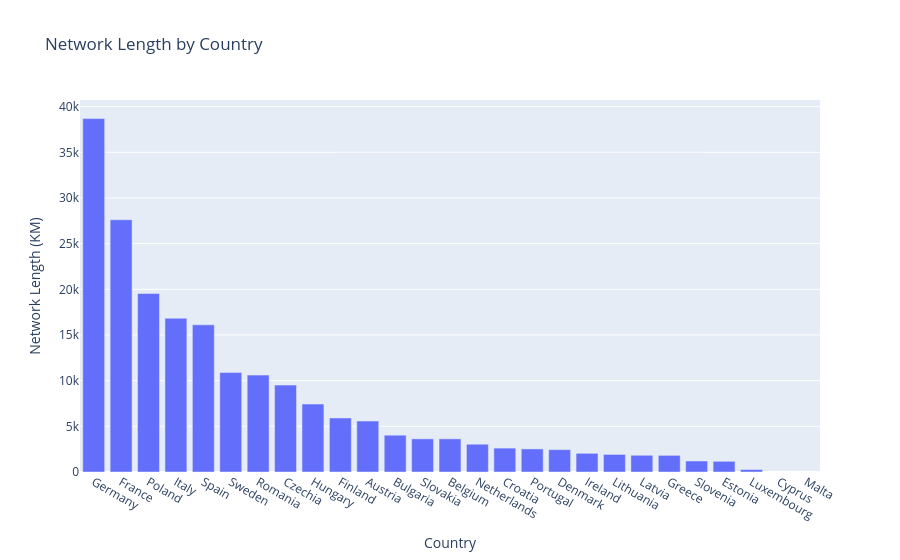

Source (notebook cell):
### Code cell
# bar and map rail length
datamerged = datamerged.sort_values('Network_length_KM', ascending=False)
fig1 = px.bar(datamerged, 'geo', 'Network_length_KM', 
       labels={
           'geo': 'Country',
           'Network_length_KM': 'Network Length (KM)'
       },
       title='Network Length by Country')
fig1.update_xaxes(
    tickvals=datamerged['geo'],
    ticktext=datamerged['Name']
)
fig1.show()

fig2 = px.choropleth(
    datamerged,
    locations='iso3',     
    color='Network_length_KM',          
    color_continuous_scale='Blues',  
    range_color=(0, datamerged['Network_length_KM'].max()),
    scope='europe',        
    labels={'Network_length_KM': 'Network Length (KM)'},
    title='Network Length (KM)'
)

fig2.update_layout(width=800, height=600)
fig2.show()

# scatterplot modal share vs rail length, modal share vs rail density

### Figure 1 — Plotly figure (JSON) as saved in the notebook; plotly's stock layout.template omitted (floating-point values rounded to 4 significant figures)
{"data": [{"alignmentgroup": "True", "hovertemplate": "Country=%{x}<br>Network Length (KM)=%{y}<extra></extra>", "legendgroup": "", "marker": {"color": "#636efa", "pattern": {"shape": ""}}, "name": "", "offsetgroup": "", "orientation": "v", "showlegend": false, "textposition": "auto", "type": "bar", "x": ["DE", "FR", "PL", "IT", "ES", "SE", "RO", "CZ", "HU", "FI", "AT", "BG", "SK", "BE", "NL", "HR", "PT", "DK", "IE", "LT", "LV", "EL", "SI", "EE", "LU", "CY", "MT"], "xaxis": "x", "y": [38691, 27617, 19539, 16832, 16110.0, 10906, 10611, 9514, 7437, 5915, 5577, 4029, 3631, 3629, 3041, 2617, 2527.0, 2448, 2045, 1924.0, 1831.0, 1822, 1208, 1171, 271, null, null], "yaxis": "y"}], "layout": {"barmode": "relative", "legend": {"tracegroupgap": 0}, "title": {"text": "Network Length by Country"}, "xaxis": {"anchor": "y", "domain": [0, 1], "ticktext": ["Germany", "France", "Poland", "Italy", "Spain", "Sweden", "Romania", "Czechia", "Hungary", "Finland", "Austria", "Bulgaria", "Slovakia", "Belgium", "Netherlands", "Croatia", "Portugal", "Denmark", "Ireland", "Lithuania", "Latvia", "Greece", "Slovenia", "Estonia", "Luxembourg", "Cyprus", "Malta"], "tickvals": ["DE", "FR", "PL", "IT", "ES", "SE", "RO", "CZ", "HU", "FI", "AT", "BG", "SK", "BE", "NL", "HR", "PT", "DK", "IE", "LT", "LV", "EL", "SI", "EE", "LU", "CY", "MT"], "title": {"text": "Country"}}, "yaxis": {"anchor": "x", "domain": [0, 1], "title": {"text": "Network Length (KM)"}}}}
